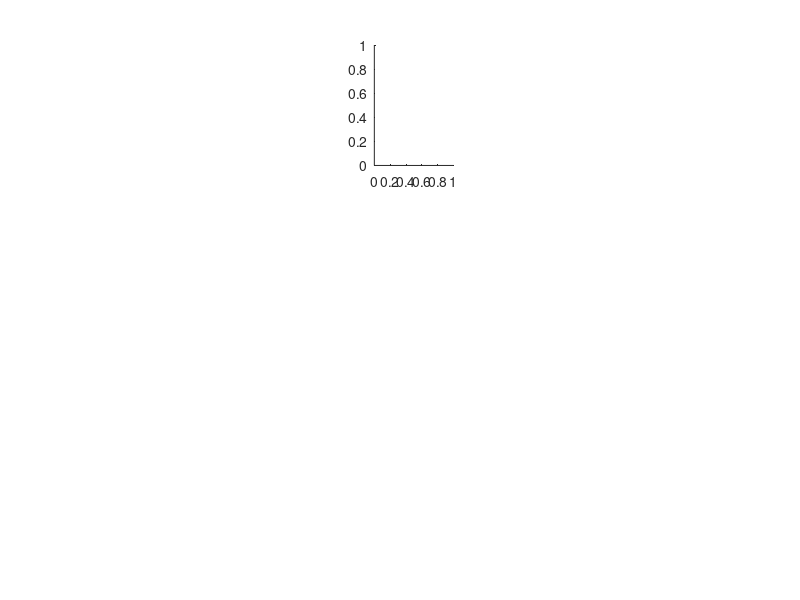

The MATLAB source for this figure: (Note: this script raises an error after producing the figure.)
% Evaluation of fringe filtering

% 5 original fringes, which are E00, E11, E22, E33, E44
% 5 filtered fringes, which are F0, F1, F2, F3, F4

% Plot original fringes
figure
subplot(3,5,3)
imshow(E00,[0,0.05])
subplot(3,5,1)
imshow(E11,[0,0.05])
subplot(3,5,2)
imshow(E22,[0,0.05])
subplot(3,5,4)
imshow(E33,[0,0.05])
subplot(3,5,5)
imshow(E44,[0,0.05])

hold on

% Plot filtered fringes
subplot(3,5,8)
imshow(F0,[0,0.05])
subplot(3,5,6)
imshow(F1,[0,0.05])
subplot(3,5,7)
imshow(F2,[0,0.05])
subplot(3,5,9)
imshow(F3,[0,0.05])
subplot(3,5,10)
imshow(F4,[0,0.05])

% Plot residual fringes
subplot(3,5,13)
imshow(E00-F0,[0,0.05])
subplot(3,5,11)
imshow(E11-F1,[0,0.05])
subplot(3,5,12)
imshow(E22-F2,[0,0.05])
subplot(3,5,14)
imshow(E33-F3,[0,0.05])
subplot(3,5,15)
imshow(E44-F4,[0,0.05])


% A line of pixels
EP=E00(512,:);
FP=F0(512,:);
pixel=L:R;
figure
plot(pixel,EP,'r',pixel,FP,'b','LineWidth',3)
datacursormode('on')
Res=(EP-FP);
hold on
plot(pixel, Res)
title('Analisis Distribusi Intensitas Perhitungan Frinji');
xlabel('pixel');
ylabel('Intensity/arbitary units');
legend('Original','Gaussian','Residual');
set(gca, 'FontName', 'Times New Roman');

